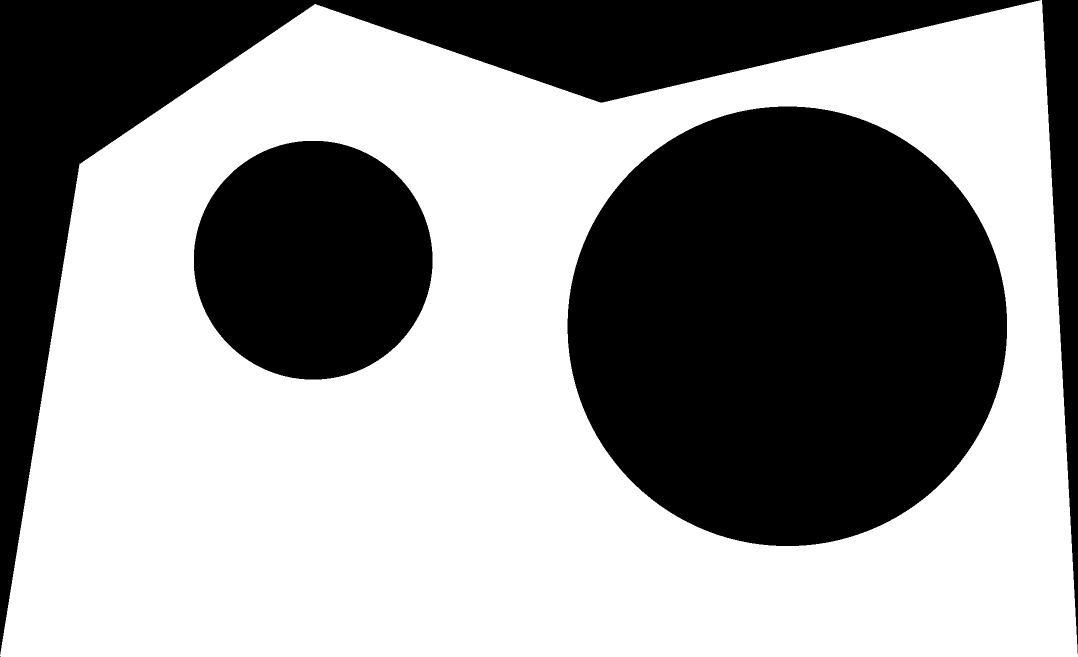
#> input picture TEST_EXAMPLES/reference21.png, 2156 x 1313 px (shown at 1/2 size); its folder holds 6 pictures in this run
$ python test.py
#> lines starting #> are read from the running program, lines starting #| are printed output that depends on the picture; after the words box and inside, x2 and y2 are one past the last pixel; in counts of white or black regions, pixels touching at a corner belong together; long printed decimals are rounded
### solution/helper.py
import sys
import os
import glob
from pathlib import Path

PROJECT_NAME: str = "Hackathon-2024"

SCRIPT_PATH: Path = Path(os.path.abspath(sys.argv[0])).parent

__PATH= SCRIPT_PATH
while True:
    __PATH = __PATH.parent
    match __PATH.name:
        case "":
            raise SystemError(f"Parent Folder <{PROJECT_NAME}> not found in parent directory")
        case str(PROJECT_NAME):
            PROJECT_PATH = __PATH
            break
        case _:
            continue

# print(PROJECT_PATH)
SAMPLE_PATH: Path = PROJECT_PATH / "TEST_EXAMPLES"
DATA_PATH: Path = PROJECT_PATH / "data/Rohdaten"

def find_parts(dir: Path, starts_with: str = "mask") -> list[str]:
    pattern: Path = dir / f"**/{starts_with}*"
    return glob.glob(str(pattern), recursive=True)

### solution/test.py
from functools import partial

import cv2
from scipy.ndimage import center_of_mass, distance_transform_edt, rotate
from scipy.optimize import minimize, OptimizeResult
import numpy as np


if __name__ == "__main__":
    from helper import SAMPLE_PATH
else:
    from .helper import SAMPLE_PATH, PROJECT_PATH

def normalize(image: np.ndarray) -> np.ndarray:
    return (image - np.min(image)) / (np.max(image) - np.min(image))

def gripper_mask(
    vars: np.ndarray,
    gripper: np.ndarray,
    base_img: np.ndarray,
) -> np.ndarray:
    x, y, alpha = vars
    gripper_mask = np.zeros(base_img.shape, dtype=bool)
    gripper = gripper.astype(bool)
    gripper = rotate(gripper, alpha, reshape=True, order=0)
    gripper_h, gripper_w = gripper.shape
    gripper_cx, gripper_cy = gripper_w // 2, gripper_h // 2
    match gripper_mask.ndim:
        case 2:
            gripper_mask[
                y - gripper_cy : y - gripper_cy + gripper_h,
                x - gripper_cx : x - gripper_cx + gripper_w,
            ] = gripper
        case 3:
            gripper_mask[
                :,
                y - gripper_cy : y - gripper_cy + gripper_h,
                x - gripper_cx : x - gripper_cx + gripper_w,
            ] = gripper
        case _:
            raise NotImplemented()
    return gripper_mask

def create_target_cost_func(
    input: np.ndarray,
    com_x: float,
    com_y: float,
    weight_com: float = 3,
    exp_com: float = 1,
    weight_edge: float = 0.001,
    exp_edge: float = 10,
) -> np.ndarray:
    # [8 lines of commented-out code are left out]

    dist_from_edge = distance_transform_edt(1 - input)
    edge_cost = (weight_edge * dist_from_edge) ** exp_edge

    rows, cols = np.indices(np.shape(input))
    dist_from_com = np.sqrt((cols - com_x) ** 2 + (rows - com_y) ** 2)
    com_cost = (weight_com * dist_from_com) ** exp_com

    return edge_cost + com_cost

def I_p(gripper: np.ndarray) -> float:
    rows, cols = np.nonzero(gripper)
    x_c = cols.mean()
    y_c = rows.mean()
    dx = cols - x_c
    dy = rows - y_c

    # Polar moment of inertia
    return np.sum(dx**2 + dy**2)

def rot_inc(
    X_grad: np.ndarray,
    Y_grad: np.ndarray,
    mask: np.ndarray,
    gripper_x: int,
    gripper_y: int,
    I_gripper: float
) -> float:
    y_coords, x_coords = np.indices(mask.shape)
    # Calculate the momentum using vectorized operations
    momentum = (gripper_x - x_coords) * Y_grad - (gripper_y - y_coords) * X_grad
    return np.sum(momentum) / I_gripper

def trans_inc(X_grad: np.ndarray, Y_grad: np.ndarray, mask: np.ndarray) -> tuple[int, int]:
    return (
        # np.max(1, int(np.sum(X_grad[mask]) / np.sum(mask))),
        # np.max(1, int(np.sum(Y_grad[mask]) / np.sum(mask)))
        int(np.sum(X_grad[mask])),
        int(np.sum(Y_grad[mask])),
    )

def err_func(
    com_part: tuple[int, int],
    gripper_xy: tuple[int, int],
    cost_function: np.ndarray,
    mask: np.ndarray,
    I_gripper: float
) -> float:
    com_x, com_y = com_part
    g_x, g_y = gripper_xy
    return np.sqrt((g_x - com_x)**2 + (g_y - com_y)**2) * np.sum(cost_function[mask]) / I_gripper


if __name__ == "__main__":
    # [8 lines of commented-out code are left out]

    part = cv2.imread(f"{SAMPLE_PATH}/reference21.png")
#> part is the input picture: shape (1313, 2156, 3); 57.8% white; 5 black regions (1 under 20 px), largest, box (x1, y1, x2, y2) and area: (1135, 213, 2014, 1092) 607068, (0, 0, 2081, 1309) 361275, (388, 282, 865, 759) 179119, (2084, 0, 2156, 1307) 47353
    part = cv2.cvtColor(part, cv2.COLOR_RGB2GRAY)
    part = cv2.copyMakeBorder(part, 300, 300, 300, 300, cv2.BORDER_CONSTANT)
#> part: shape (1913, 2756); 31% white; 1 white region, box (x1, y1, x2, y2) and area: (300, 300, 2456, 1613) 1636012

    _, part = cv2.threshold(part, 1, 255, cv2.THRESH_BINARY)
    part = normalize(part)

    gripper = cv2.imread(f"{SAMPLE_PATH}/gripper_2.png")
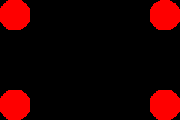
#> input picture TEST_EXAMPLES/gripper_2.png, 180 x 120 px
#> gripper is the input picture: shape (120, 180, 3); mean B, G, R 0, 0, 35.9
    gripper = cv2.cvtColor(gripper, cv2.COLOR_RGB2GRAY)
#> gripper: shape (120, 180); values 0 (black) and 29 (white), 14.1% white; 4 white regions, box (x1, y1, x2, y2) and area: (0, 0, 30, 30) 766, (0, 90, 30, 120) 766, (150, 90, 180, 120) 766, (150, 0, 180, 30) 754
    gripper[gripper > 0] = 1
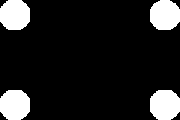
#> gripper: shape (120, 180); values 0 (black) and 1 (white), 14.1% white; 4 white regions, box (x1, y1, x2, y2) and area: (0, 0, 30, 30) 766, (0, 90, 30, 120) 766, (150, 90, 180, 120) 766, (150, 0, 180, 30) 754
    I_gripper = I_p(gripper)
#> in I_p, `rows, cols = np.nonzero(gripper)`: rows = 3052 values from 0 to 119; cols = 3052 values, max 179 at index 455, min 0 at index 338, mean 89.16
#> in I_p, `x_c = cols.mean()`: x_c = 89.16
#> in I_p, `y_c = rows.mean()`: y_c = 59.69
#> in I_p, `dx = cols - x_c`: dx = 3052 values, max 89.84 at index 455, min -89.16 at index 338, mean 2.5e-15
#> in I_p, `dy = rows - y_c`: dy = 3052 values from -59.69 to 59.31
#> I_gripper = 23706005.1

    com_x, com_y = center_of_mass(part)
#> com_x = 1075.4; com_y = 1309.3
    COST_FUNC = create_target_cost_func(part, com_x, com_y)
    GRAD_COST_FUNC = np.stack(np.gradient(COST_FUNC))
    X_grad = GRAD_COST_FUNC[0]
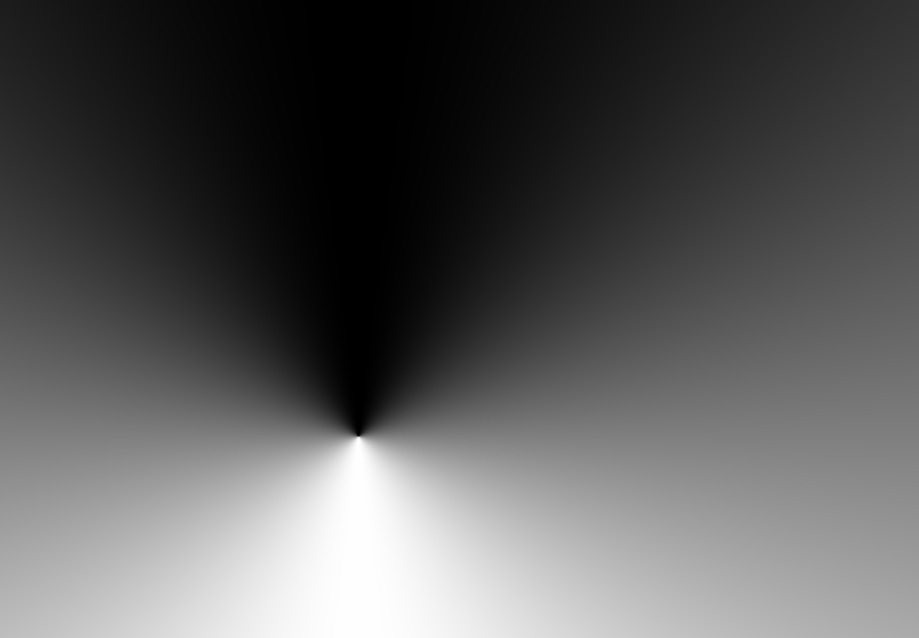
#> X_grad: shape (1913, 2756) float64 (shown at 1/3 size); min -3, max 3, mean -0.873; drawn with min black and max white
    Y_grad = GRAD_COST_FUNC[1]
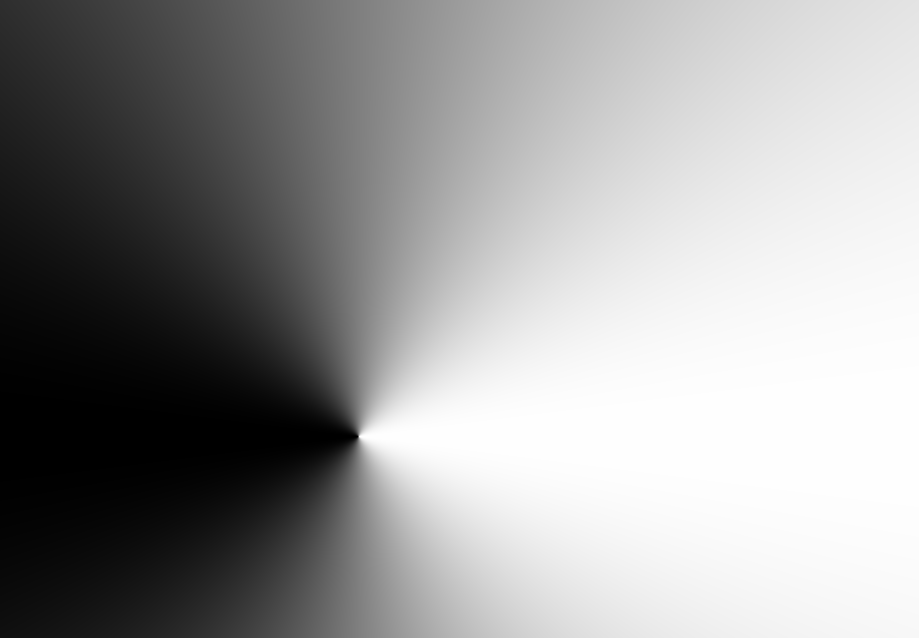
#> Y_grad: shape (1913, 2756) float64 (shown at 1/3 size); min -3, max 3, mean 0.601; drawn with min black and max white

    X_pos, Y_pos, rot = 2000, 300, 0
    err = 0
    for iter_ in range(31):
        # print(X_pos, Y_pos, rot)
        mask = gripper_mask((round(X_pos, 0), round(Y_pos, 0), rot), gripper, part)
        dx, dy = trans_inc(X_grad, Y_grad, mask)
        da = rot_inc(X_grad, Y_grad, mask, X_pos, Y_pos, I_gripper)
        dx = np.sign(dx) * np.min((np.abs(dx), X_pos/3, (part.shape[1] - X_pos)/3))
        dy = np.sign(dy) * np.min((np.abs(dy), Y_pos/3, (part.shape[0] - Y_pos)/3))
        print(f"Iter {iter_} dX: {dx}, dY: {dy}, dAng: {da:.3f}, Errorfx: {err:.3f}")

        err_weight =  .3#* err

        X_pos += np.max((int(err_weight  * dx), 1))
        Y_pos += np.max((int(err_weight  * dy), 1))
        rot +=  err_weight * da
        err = err_func((com_x, com_y), (X_pos, Y_pos), COST_FUNC, mask, I_gripper)
#> this loop made 31 passes
#> (dx, dy, da, X_pos, Y_pos) on passes 2 to 13: (-251.7, 110, -209, 2002, 363), (-251.3, 121, -202.4, 2003, 399), (-251, 133, -195.3, 2004, 438), (-250.7, 146, -187.6, 2005, 481), (-250.3, 160.3, -179.1, 2006, 529), (-250, 176.3, -169.7, 2007, 581), (-249.7, 193.7, -159.4, 2008, 639), (-249.3, 213, -148, 2009, 702), (-249, 234, -135.6, 2010, 772), (-248.7, 257.3, -121.9, 2011, 849), (-248.3, 283, -106.8, 2012, 933), (-248, 311, -90.38, 2013, 1026)
#> (dx, dy, da, X_pos, Y_pos, rot, g_x in err_func, g_y in err_func) on pass 1: (-252, 100, -214.9, 2001, 330, -64.48, 2001, 330)
#| Iter 0 dX: -252.0, dY: 100.0, dAng: -214.936, Errorfx: 0.000
#| Iter 1 dX: -251.667, dY: 110.0, dAng: -208.975, Errorfx: 713.012
#| Iter 2 dX: -251.333, dY: 121.0, dAng: -202.432, Errorfx: 678.978
#| Iter 3 dX: -251.0, dY: 133.0, dAng: -195.306, Errorfx: 654.052
#| Iter 4 dX: -250.667, dY: 146.0, dAng: -187.597, Errorfx: 629.663
#| Iter 5 dX: -250.333, dY: 160.333, dAng: -179.111, Errorfx: 602.582
#| Iter 6 dX: -250.0, dY: 176.333, dAng: -169.654, Errorfx: 573.412
#| Iter 7 dX: -249.667, dY: 193.667, dAng: -159.420, Errorfx: 545.151
#> (further printed lines are left out)
#> pass 1, `mask = gripper_mask((round(X_pos, 0), round(Y_pos, 0), rot), gripper, ..`:
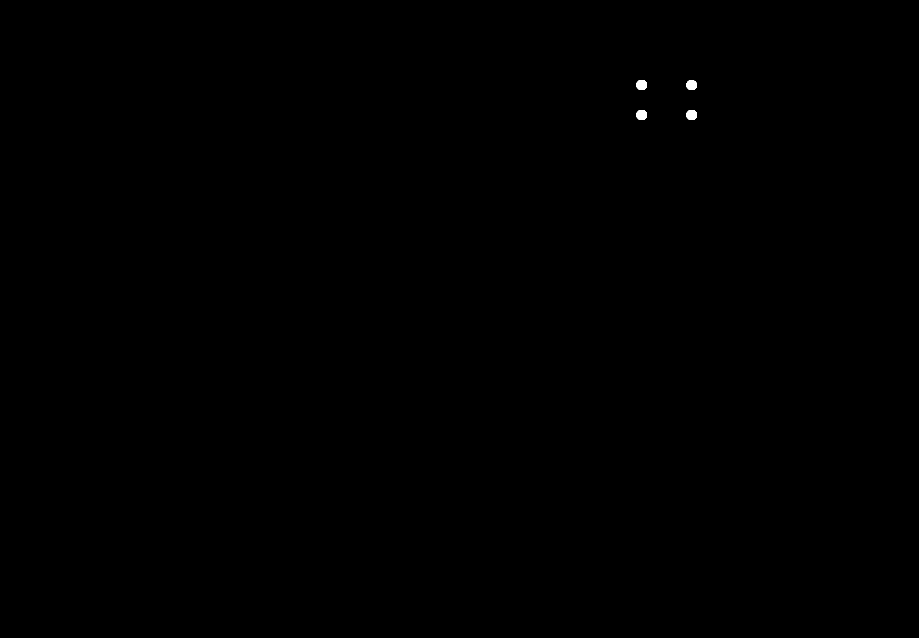
#> mask: shape (1913, 2756) bool (shown at 1/3 size); 0.06% white; 4 white regions, box (x1, y1, x2, y2) and area: (1910, 240, 1940, 270) 766, (1910, 330, 1940, 360) 766, (2060, 330, 2090, 360) 766, (2060, 240, 2090, 270) 754
#> pass 1, in rot_inc, `momentum = (gripper_x - x_coords) * Y_grad - (gripper_y - y_coords) * ..`:
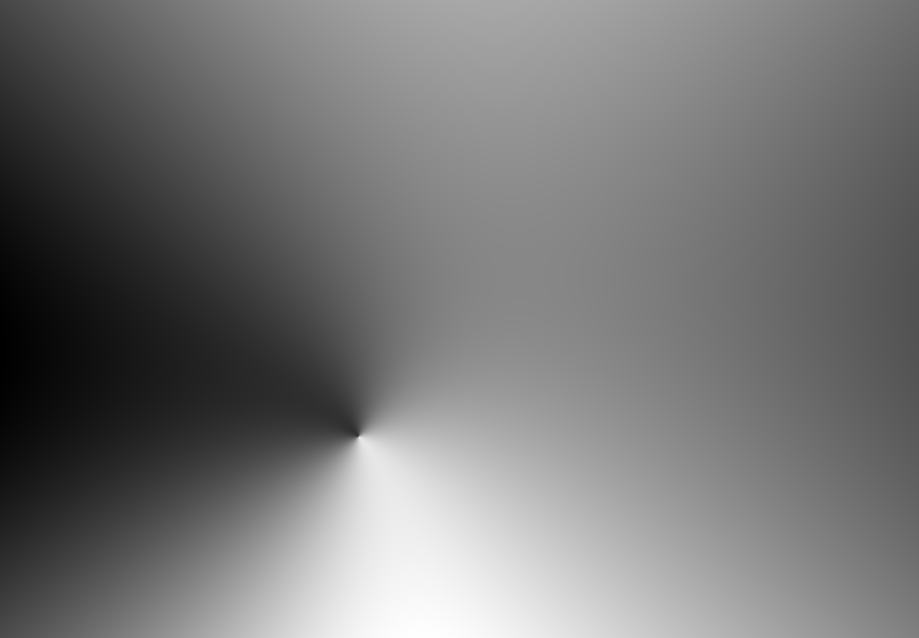
#> momentum: shape (1913, 2756) float64 (shown at 1/3 size); min -6360.1, max 5274.6, mean -966.4; drawn with min black and max white
#> after the loop, X_pos = 2580; Y_pos = 1775; rot = -353.9
        # cv2.imwrite(SAMPLE_PATH / f"optimization/optimization_{iter_}.png", normalize(part+mask))

    print(f"FINAL ITERATION RESULTS: dX: {dx}, dY: {dy}, dAng: {da}, Errorfx: {err}")
#| FINAL ITERATION RESULTS: dX: 65.0, dY: 51.0, dAng: 143.587, Errorfx: 929.710
    cv2.imshow("IMAGES", cv2.resize(normalize(part+mask), (500, 300)));
#> in normalize (call 2), `return (image - np.min(image)) / (np.max(image) - np.min(image))`: returned value: shape (1913, 2756) float64; values 0 (black) and 1 (white), 31.1% white; 5 white regions, box (x1, y1, x2, y2) and area: (300, 300, 2456, 1613) 1636012, (2458, 1734, 2490, 1767) 759, (2512, 1662, 2544, 1695) 751, (2578, 1825, 2610, 1857) 749, (2632, 1753, 2664, 1785) 746
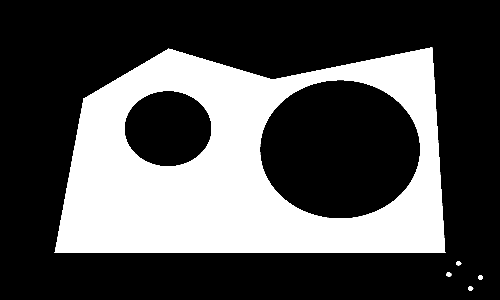
#> window 'IMAGES': shape (300, 500) float64; min 0, max 1, mean 0.311
    cv2.waitKey(0)
    cv2.destroyAllWindows()
